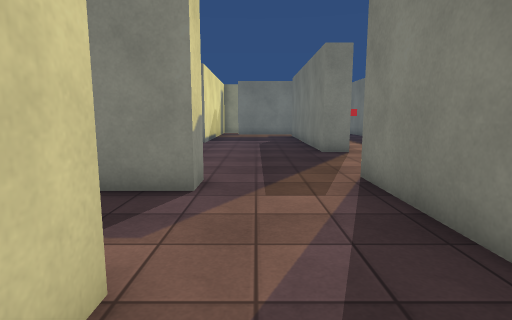
[1] (above)

16 first-person views from a walk through a 3-D level made in the Unity game engine. The camera is 1.3 m above the floor, tilts 8° down and sees 80° across. The floor is counted in squares, 1 m on a side. Each view is taken from the middle of a square. On the plan, view 1 faces up. The plan holds only what a view shows up to about 14 squares ahead; the rest is blank. Some animated figures are left out. Surface patterns are stand-ins for the level's own textures.

[2]
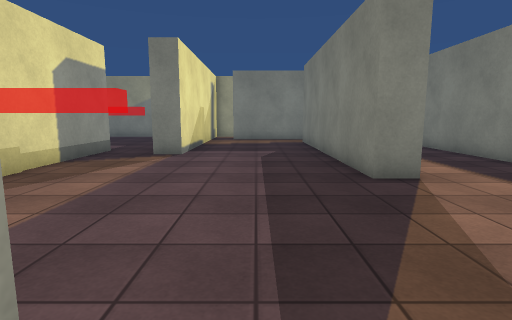

[3]
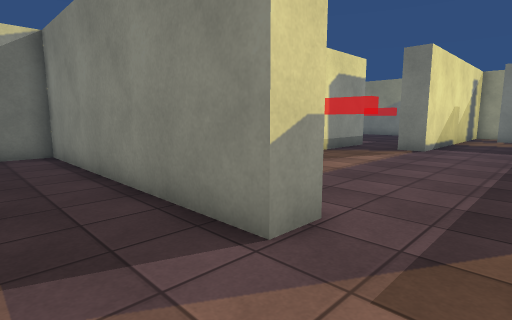

[4]
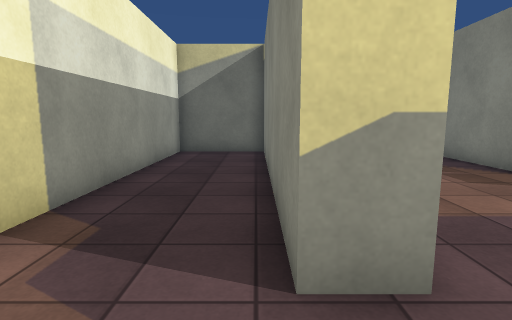

[5]
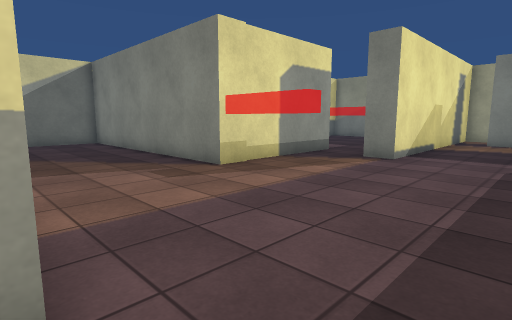

[6]
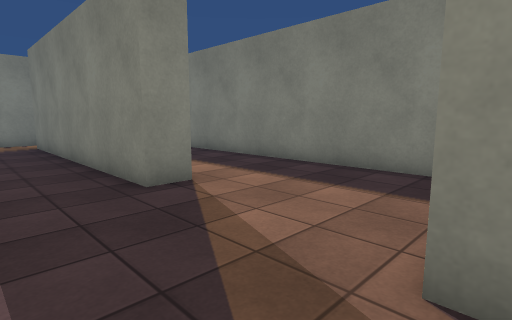

[7]
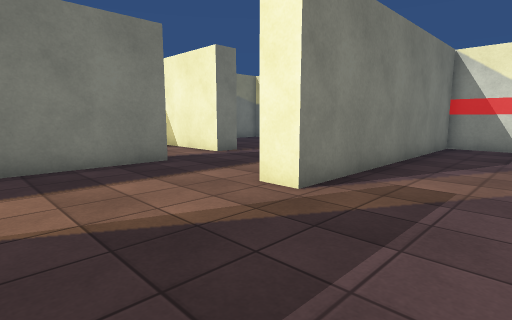

[8]
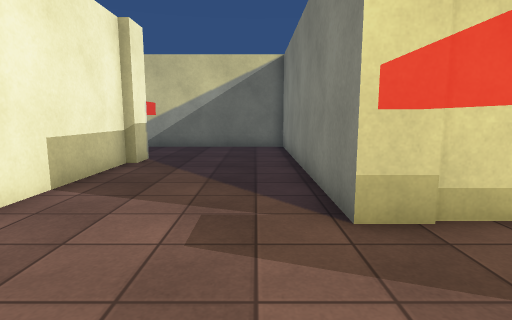

[9]
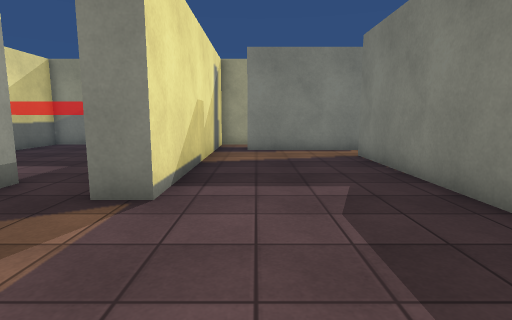

[10]
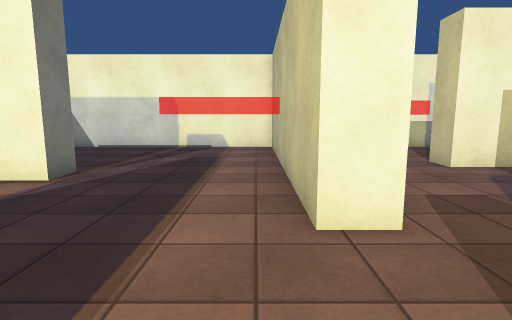

[11]
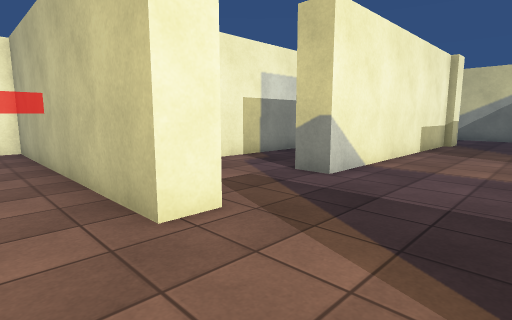

[12]
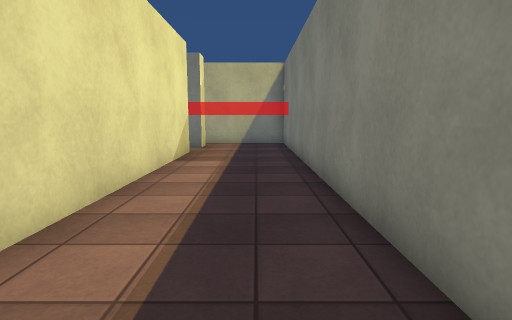

[13]
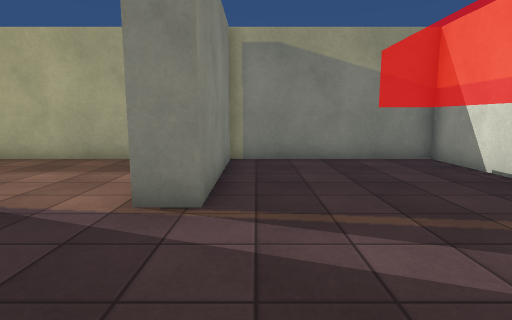

[14]
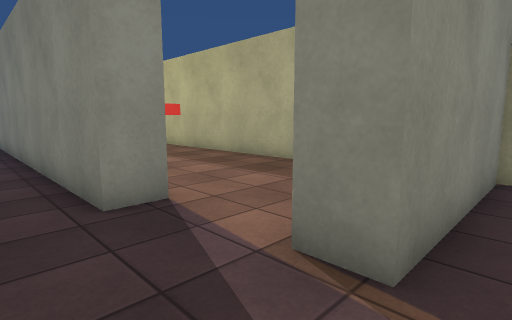

[15]
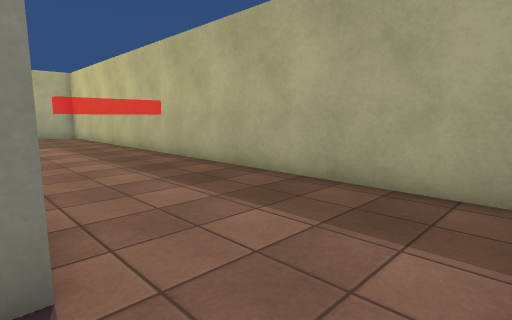

[16]
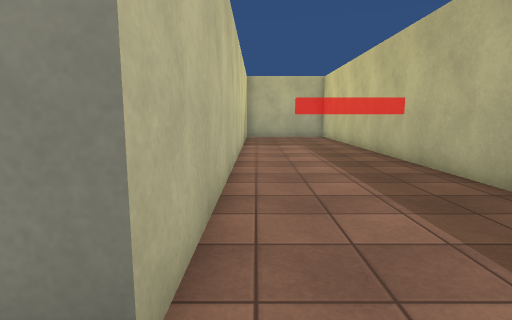

### Floor plan
Ten units are one square. View 1 is at (0, 0); x grows to the right and y downward. Boxes are objects, and circles mark ways between rooms. Rooms are numbered by the first view taken in them; rooms with no view inside come last. Other rooms are left out.
<svg viewBox="-160 -255 300 295">
<path fill="none" stroke="#000" d="M-11 -21 -11 -10M23 10 23 -24M-11 -63 -11 -53 -106 -53 -106 -21 -11 -21M23 -24 23 -66M36 -114 25 -114 25 -215M23 -66 33 -66 33 -4M-57 -170 -57 -112 -155 -112 -155 -51M84 -64 74 -64 74 -224M35 -215 35 -129M37 -231 -14 -231M-106 -63 -11 -63M-116 -66 -105 -66M-26 -250 -26 -157 -36 -157M135 -44 135 -145M83 -38 119 -38M84 -155 84 -64M33 -4 33 35 135 35 135 -28 83 -28 83 -38"/>
<circle cx="5" cy="-15" r="3" fill="#2a7"/>
<circle cx="5" cy="-55" r="3" fill="#2a7"/>
<circle cx="90" cy="-55" r="3" fill="#2a7"/>
<circle cx="77" cy="-20" r="3" fill="#2a7"/>
<text x="0" y="-10">1</text>
<text x="-40" y="-40">2</text>
<text x="0" y="-120">3</text>
<text x="110" y="-90">4</text>
<text x="90" y="10">5</text>
</svg>
Room 1 opens to room 2. Room 2 opens to room 3. Room 3 opens to room 4. Room 3 opens to room 5.

Where each view was taken, in squares from view 1:
view 1: 0 up, 0 right, facing up
view 2: 5 up, 0 right, facing up
view 3: 3 up, 1 right, facing up-left
view 4: 5 up, 1 right, facing left
view 5: 6 up, 1 right, facing up-left
view 6: 6 up, 0 right, facing up-right
view 7: 11 up, 1 left, facing down-right
view 8: 10 up, 2 left, facing left
view 9: 11 up, 1 left, facing up
view 10: 10 up, 4 right, facing down
view 11: 10 up, 5 right, facing down-left
view 12: 10 up, 6 right, facing up
view 13: 2 up, 4 right, facing right
view 14: 2 up, 6 right, facing up-right
view 15: 4 up, 8 right, facing up-right
view 16: 5 up, 9 right, facing up
